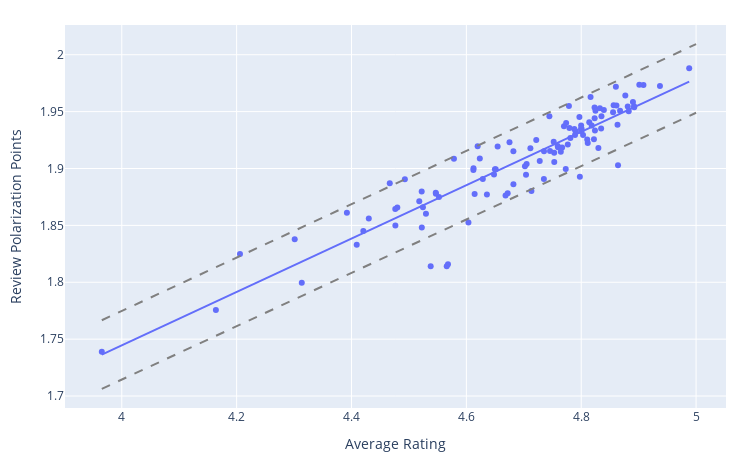

Notebook source saved alongside this figure:
### Markdown cell above
##### The final plot:

### Code cell
# | label: fig-topics-scatter
# | fig-cap: A scatter plot of category polarization point over the average rating of podcasts tagged in that category. The blue trend line is a linear fit, the grey dashed lines signify the 90% confidence margin of error of point distance from the model.

pol_pos_line=px.line(x=line_er_x,y=positive_line_er_y).data[0]
pol_pos_line.update(line=dict(color='grey',dash='dash'))

pol_neg_line=px.line(x=line_er_x,y=negative_line_er_y).data[0]
pol_neg_line.update(line=dict(color='grey',dash='dash'))

fig_topics_scatter.add_trace(pol_pos_line)
fig_topics_scatter.add_trace(pol_neg_line)

default_plotly_margins(fig_topics_scatter)

fig_topics_scatter.show()

### Figure 1 — Plotly figure (JSON) as saved in the notebook; plotly's stock layout.template omitted (floating-point values rounded to 4 significant figures)
{"data": [{"hovertemplate": "<b>%{hovertext}</b><br><br>Average Rating=%{x}<br>Review Polarization Points=%{y}<extra></extra>", "hovertext": ["arts", "arts-performing-arts", "music", "arts-design", "education", "society-culture", "arts-visual-arts", "leisure", "leisure-hobbies", "arts-books", "technology", "society-culture-personal-journals", "society-culture-relationships", "fiction", "fiction-science-fiction", "arts-food", "education-language-learning", "fiction-drama", "true-crime", "health-fitness", "health-fitness-nutrition", "history", "comedy", "arts-fashion-beauty", "tv-film", "society-culture-places-travel", "comedy-comedy-interviews", "kids-family", "health-fitness-mental-health", "religion-spirituality", "business", "news", "news-business-news", "education-courses", "society-culture-philosophy", "leisure-video-games", "tv-film-film-reviews", "leisure-games", "spirituality", "tv-film-film-history", "business-careers", "business-entrepreneurship", "science", "science-earth-sciences", "comedy-improv", "tv-film-tv-reviews", "health-fitness-sexuality", "news-politics", "leisure-home-garden", "leisure-animation-manga", "fiction-comedy-fiction", "christianity", "government", "sports", "hinduism", "music-music-commentary", "business-marketing", "music-music-interviews", "education-how-to", "science-social-sciences", "society-culture-documentary", "business-management", "news-tech-news", "education-self-improvement", "sports-wilderness", "health-fitness-alternative-health", "health-fitness-medicine", "leisure-crafts", "business-investing", "science-natural-sciences", "science-nature", "tv-film-after-shows", "sports-soccer", "leisure-automotive", "kids-family-pets-animals", "judaism", "religion", "sports-football", "kids-family-parenting", "health-fitness-fitness", "news-entertainment-news", "news-daily-news", "kids-family-stories-for-kids", "tv-film-film-interviews", "music-music-history", "science-life-sciences", "comedy-stand-up", "leisure-aviation", "sports-golf", "business-non-profit", "islam", "news-sports-news", "sports-basketball", "sports-baseball", "sports-fantasy-sports", "kids-family-education-for-kids", "science-astronomy", "science-physics", "science-chemistry", "sports-running", "sports-wrestling", "buddhism", "sports-swimming", "sports-tennis", "science-mathematics", "sports-hockey", "sports-volleyball", "sports-rugby", "sports-cricket", "news-news-commentary"], "legendgroup": "", "marker": {"color": "#636efa", "symbol": "circle"}, "mode": "markers", "name": "", "orientation": "v", "showlegend": false, "type": "scatter", "x": [4.728, 4.704, 4.767, 4.811, 4.814, 4.547, 4.822, 4.76, 4.789, 4.682, 4.53, 4.735, 4.467, 4.604, 4.566, 4.781, 4.668, 4.538, 4.164, 4.788, 4.881, 4.522, 4.623, 4.65, 4.518, 4.759, 4.675, 4.746, 4.835, 4.832, 4.839, 4.301, 4.614, 4.764, 4.77, 4.705, 4.752, 4.777, 4.856, 4.672, 4.89, 4.908, 4.524, 4.722, 4.745, 4.552, 4.476, 4.206, 4.824, 4.81, 4.835, 4.823, 4.43, 4.612, 4.86, 4.823, 4.937, 4.8, 4.801, 4.421, 4.313, 4.868, 4.409, 4.877, 4.8, 4.79, 4.803, 4.863, 4.682, 4.476, 4.8, 4.392, 4.712, 4.702, 4.855, 4.779, 4.818, 4.651, 4.797, 4.861, 4.654, 3.965, 4.735, 4.774, 4.753, 4.62, 4.816, 4.83, 4.779, 4.901, 4.825, 4.48, 4.612, 4.648, 4.629, 4.713, 4.522, 4.636, 4.883, 4.892, 4.578, 4.773, 4.892, 4.568, 4.753, 4.547, 4.864, 4.988, 4.798, 4.493], "xaxis": "x", "y": [1.907, 1.894, 1.918, 1.922, 1.941, 1.878, 1.926, 1.919, 1.929, 1.886, 1.86, 1.915, 1.887, 1.852, 1.814, 1.927, 1.876, 1.814, 1.776, 1.935, 1.955, 1.848, 1.909, 1.899, 1.871, 1.92, 1.923, 1.915, 1.946, 1.953, 1.951, 1.838, 1.878, 1.915, 1.937, 1.904, 1.924, 1.921, 1.956, 1.878, 1.958, 1.973, 1.866, 1.925, 1.946, 1.875, 1.865, 1.825, 1.933, 1.926, 1.935, 1.954, 1.856, 1.899, 1.972, 1.944, 1.972, 1.938, 1.935, 1.845, 1.8, 1.951, 1.833, 1.964, 1.935, 1.933, 1.93, 1.938, 1.915, 1.85, 1.933, 1.861, 1.918, 1.902, 1.949, 1.955, 1.938, 1.899, 1.945, 1.955, 1.919, 1.739, 1.891, 1.94, 1.914, 1.919, 1.963, 1.918, 1.936, 1.974, 1.951, 1.866, 1.9, 1.895, 1.891, 1.88, 1.88, 1.877, 1.95, 1.955, 1.909, 1.899, 1.954, 1.816, 1.906, 1.879, 1.903, 1.988, 1.893, 1.89], "yaxis": "y"}, {"hovertemplate": "<b>OLS trendline</b><br>pol_points = 0.234502 * avg_rating + 0.806637<br>R<sup>2</sup>=0.834458<br><br>Average Rating=%{x}<br>Review Polarization Points=%{y} <b>(trend)</b><extra></extra>", "legendgroup": "", "marker": {"color": "#636efa", "symbol": "circle"}, "mode": "lines", "name": "", "showlegend": false, "type": "scatter", "x": [3.965, 4.164, 4.206, 4.301, 4.313, 4.392, 4.409, 4.421, 4.43, 4.467, 4.476, 4.476, 4.48, 4.493, 4.518, 4.522, 4.522, 4.524, 4.53, 4.538, 4.547, 4.547, 4.552, 4.566, 4.568, 4.578, 4.604, 4.612, 4.612, 4.614, 4.62, 4.623, 4.629, 4.636, 4.648, 4.65, 4.651, 4.654, 4.668, 4.672, 4.675, 4.682, 4.682, 4.702, 4.704, 4.705, 4.712, 4.713, 4.722, 4.728, 4.735, 4.735, 4.745, 4.746, 4.752, 4.753, 4.753, 4.759, 4.76, 4.764, 4.767, 4.77, 4.773, 4.774, 4.777, 4.779, 4.779, 4.781, 4.788, 4.789, 4.79, 4.797, 4.798, 4.8, 4.8, 4.8, 4.801, 4.803, 4.81, 4.811, 4.814, 4.816, 4.818, 4.822, 4.823, 4.823, 4.824, 4.825, 4.83, 4.832, 4.835, 4.835, 4.839, 4.855, 4.856, 4.86, 4.861, 4.863, 4.864, 4.868, 4.877, 4.881, 4.883, 4.89, 4.892, 4.892, 4.901, 4.908, 4.937, 4.988], "xaxis": "x", "y": [1.736, 1.783, 1.793, 1.815, 1.818, 1.837, 1.841, 1.843, 1.846, 1.854, 1.856, 1.856, 1.857, 1.86, 1.866, 1.867, 1.867, 1.868, 1.869, 1.871, 1.873, 1.873, 1.874, 1.877, 1.878, 1.88, 1.886, 1.888, 1.888, 1.889, 1.89, 1.891, 1.892, 1.894, 1.897, 1.897, 1.897, 1.898, 1.901, 1.902, 1.903, 1.905, 1.905, 1.909, 1.91, 1.91, 1.911, 1.912, 1.914, 1.915, 1.917, 1.917, 1.919, 1.92, 1.921, 1.921, 1.921, 1.923, 1.923, 1.924, 1.924, 1.925, 1.926, 1.926, 1.927, 1.927, 1.927, 1.928, 1.929, 1.93, 1.93, 1.932, 1.932, 1.932, 1.932, 1.932, 1.932, 1.933, 1.935, 1.935, 1.936, 1.936, 1.937, 1.937, 1.938, 1.938, 1.938, 1.938, 1.939, 1.94, 1.94, 1.941, 1.941, 1.945, 1.945, 1.946, 1.947, 1.947, 1.947, 1.948, 1.95, 1.951, 1.952, 1.953, 1.954, 1.954, 1.956, 1.958, 1.964, 1.976], "yaxis": "y"}, {"hovertemplate": "x=%{x}<br>y=%{y}<extra></extra>", "legendgroup": "", "line": {"color": "grey", "dash": "dash"}, "marker": {"symbol": "circle"}, "mode": "lines", "name": "", "orientation": "v", "showlegend": false, "type": "scatter", "x": [3.965, 3.976, 3.986, 3.997, 4.007, 4.017, 4.028, 4.038, 4.049, 4.059, 4.07, 4.08, 4.091, 4.101, 4.112, 4.122, 4.132, 4.143, 4.153, 4.164, 4.174, 4.185, 4.195, 4.206, 4.216, 4.227, 4.237, 4.247, 4.258, 4.268, 4.279, 4.289, 4.3, 4.31, 4.321, 4.331, 4.341, 4.352, 4.362, 4.373, 4.383, 4.394, 4.404, 4.415, 4.425, 4.436, 4.446, 4.456, 4.467, 4.477, 4.488, 4.498, 4.509, 4.519, 4.53, 4.54, 4.551, 4.561, 4.571, 4.582, 4.592, 4.603, 4.613, 4.624, 4.634, 4.645, 4.655, 4.666, 4.676, 4.686, 4.697, 4.707, 4.718, 4.728, 4.739, 4.749, 4.76, 4.77, 4.78, 4.791, 4.801, 4.812, 4.822, 4.833, 4.843, 4.854, 4.864, 4.875, 4.885, 4.895, 4.906, 4.916, 4.927, 4.937, 4.948, 4.958, 4.969, 4.979, 4.99, 5], "xaxis": "x", "y": [1.767, 1.769, 1.772, 1.774, 1.776, 1.779, 1.781, 1.784, 1.786, 1.789, 1.791, 1.794, 1.796, 1.799, 1.801, 1.803, 1.806, 1.808, 1.811, 1.813, 1.816, 1.818, 1.821, 1.823, 1.825, 1.828, 1.83, 1.833, 1.835, 1.838, 1.84, 1.843, 1.845, 1.848, 1.85, 1.852, 1.855, 1.857, 1.86, 1.862, 1.865, 1.867, 1.87, 1.872, 1.874, 1.877, 1.879, 1.882, 1.884, 1.887, 1.889, 1.892, 1.894, 1.897, 1.899, 1.901, 1.904, 1.906, 1.909, 1.911, 1.914, 1.916, 1.919, 1.921, 1.924, 1.926, 1.928, 1.931, 1.933, 1.936, 1.938, 1.941, 1.943, 1.946, 1.948, 1.95, 1.953, 1.955, 1.958, 1.96, 1.963, 1.965, 1.968, 1.97, 1.973, 1.975, 1.977, 1.98, 1.982, 1.985, 1.987, 1.99, 1.992, 1.995, 1.997, 2.0, 2.002, 2.004, 2.007, 2.009], "yaxis": "y"}, {"hovertemplate": "x=%{x}<br>y=%{y}<extra></extra>", "legendgroup": "", "line": {"color": "grey", "dash": "dash"}, "marker": {"symbol": "circle"}, "mode": "lines", "name": "", "orientation": "v", "showlegend": false, "type": "scatter", "x": [3.965, 3.976, 3.986, 3.997, 4.007, 4.017, 4.028, 4.038, 4.049, 4.059, 4.07, 4.08, 4.091, 4.101, 4.112, 4.122, 4.132, 4.143, 4.153, 4.164, 4.174, 4.185, 4.195, 4.206, 4.216, 4.227, 4.237, 4.247, 4.258, 4.268, 4.279, 4.289, 4.3, 4.31, 4.321, 4.331, 4.341, 4.352, 4.362, 4.373, 4.383, 4.394, 4.404, 4.415, 4.425, 4.436, 4.446, 4.456, 4.467, 4.477, 4.488, 4.498, 4.509, 4.519, 4.53, 4.54, 4.551, 4.561, 4.571, 4.582, 4.592, 4.603, 4.613, 4.624, 4.634, 4.645, 4.655, 4.666, 4.676, 4.686, 4.697, 4.707, 4.718, 4.728, 4.739, 4.749, 4.76, 4.77, 4.78, 4.791, 4.801, 4.812, 4.822, 4.833, 4.843, 4.854, 4.864, 4.875, 4.885, 4.895, 4.906, 4.916, 4.927, 4.937, 4.948, 4.958, 4.969, 4.979, 4.99, 5], "xaxis": "x", "y": [1.706, 1.709, 1.711, 1.714, 1.716, 1.719, 1.721, 1.723, 1.726, 1.728, 1.731, 1.733, 1.736, 1.738, 1.741, 1.743, 1.746, 1.748, 1.75, 1.753, 1.755, 1.758, 1.76, 1.763, 1.765, 1.768, 1.77, 1.773, 1.775, 1.777, 1.78, 1.782, 1.785, 1.787, 1.79, 1.792, 1.795, 1.797, 1.799, 1.802, 1.804, 1.807, 1.809, 1.812, 1.814, 1.817, 1.819, 1.822, 1.824, 1.826, 1.829, 1.831, 1.834, 1.836, 1.839, 1.841, 1.844, 1.846, 1.848, 1.851, 1.853, 1.856, 1.858, 1.861, 1.863, 1.866, 1.868, 1.871, 1.873, 1.875, 1.878, 1.88, 1.883, 1.885, 1.888, 1.89, 1.893, 1.895, 1.898, 1.9, 1.902, 1.905, 1.907, 1.91, 1.912, 1.915, 1.917, 1.92, 1.922, 1.924, 1.927, 1.929, 1.932, 1.934, 1.937, 1.939, 1.942, 1.944, 1.947, 1.949], "yaxis": "y"}], "layout": {"height": 460.1, "legend": {"tracegroupgap": 0}, "margin": {"b": 30, "l": 65, "r": 10, "t": 25}, "width": 736.1, "xaxis": {"anchor": "y", "domain": [0, 1], "title": {"text": "Average Rating"}}, "yaxis": {"anchor": "x", "domain": [0, 1], "title": {"text": "Review Polarization Points"}}}}
